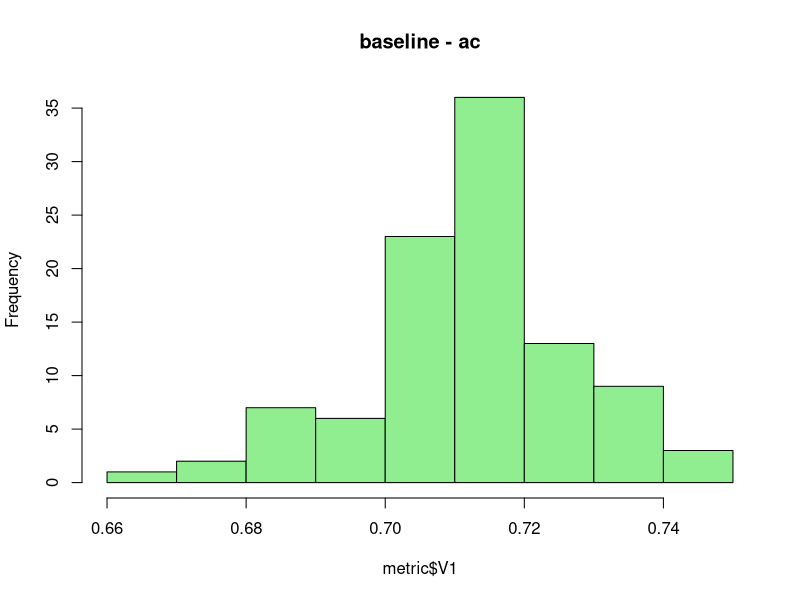
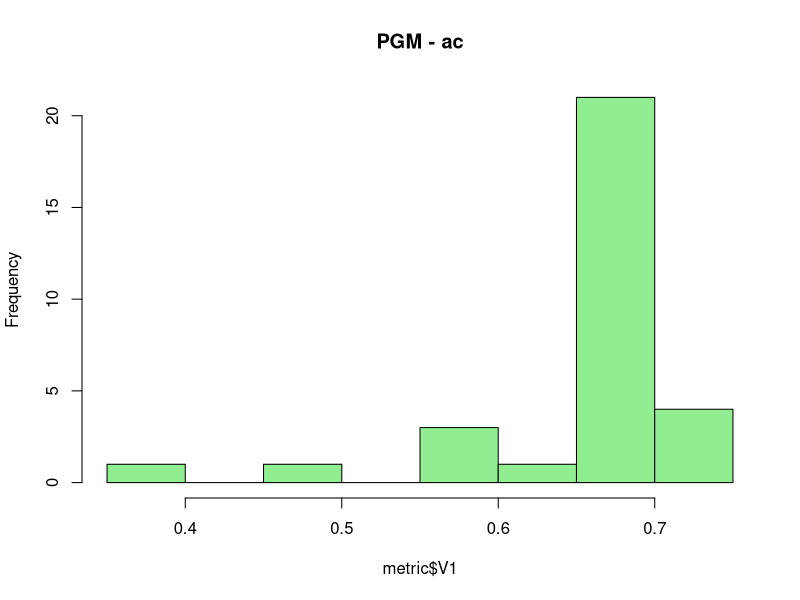
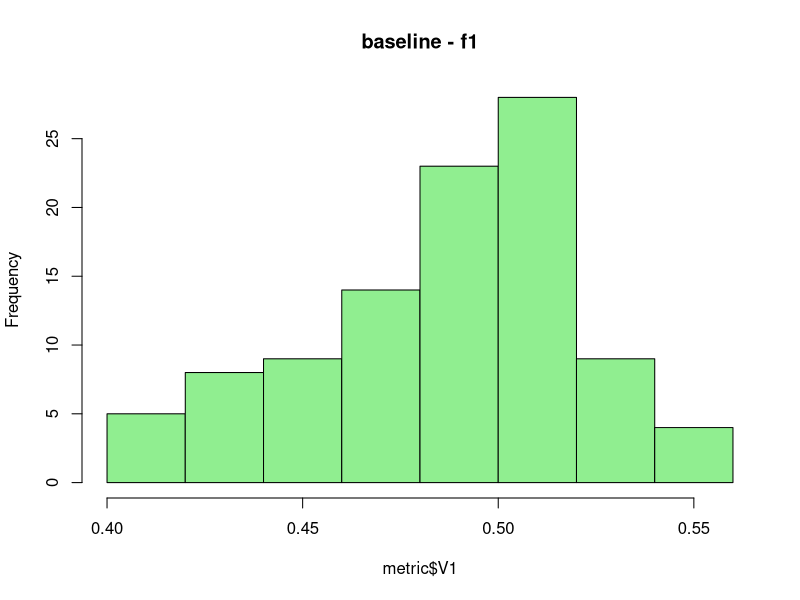
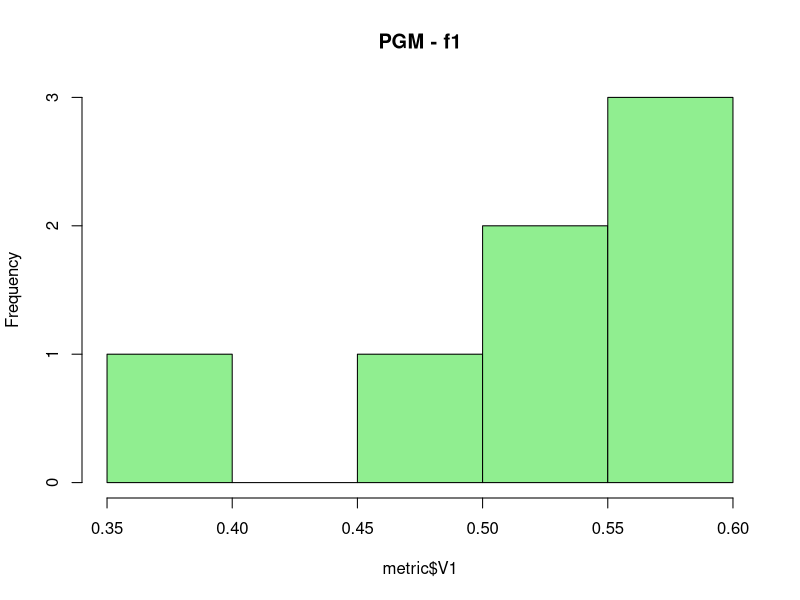
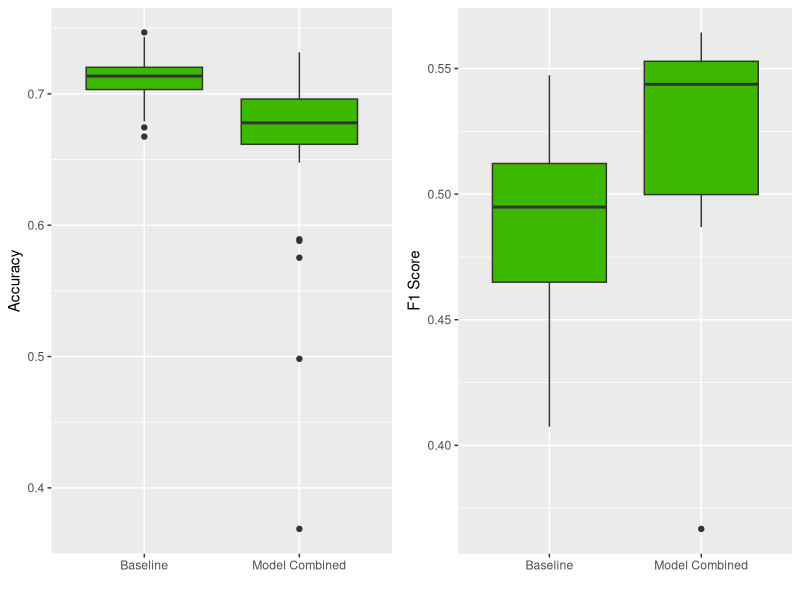

Recreate these plots in R, in order.
require(ggplot2)
require(gridExtra)

#Reading files
b_ac = read.table("baselines_acc.txt")
b_f1 = read.table("baselines_f1.txt")
p_ac = rbind(read.table("pgm_id12_acc.txt"),read.table("pgm_id12_acc_mylaptop.txt"))
p_f1 = rbind(read.table("pgm_id12_f1.txt"),read.table("pgm_id12_f1_mylaptop.txt"))


stats <- function(metric, name){
  cat('\n',name,'\n')
  metric$V1 = as.numeric(as.character(metric$V1))
  hist(metric$V1,main=name, col='lightgreen')
  metric = metric$V1[metric$V1>summary(metric$V1)[2]]
  #metric = metric$V1
  cat('\n summary: Min/1/median/mean/3/max\n',summary(metric))  
  error <- qt(0.975,df=length(metric)-1)*sd(metric)/sqrt(length(metric))
  cat('\n CI 95% - ', name, ' ',mean(metric)-error,mean(metric)+error)
}

stats(b_ac, 'baseline - ac')
stats(p_ac, 'PGM - ac')
stats(b_f1, 'baseline - f1')
stats(p_f1, 'PGM - f1')


data = data.frame(name = c(rep('Accuracy',dim(b_ac)[1]),rep('Accuracy',dim(p_ac)[1]),
                           rep('F1 Score',dim(b_f1)[1]),rep('F1 Score',dim(p_f1)[1])),
                  values = c(as.numeric(b_ac$V1),as.numeric(p_ac$V1),as.numeric(b_f1$V1),as.numeric(p_f1$V1)),
                  Model = c(rep('Baseline',dim(b_ac)[1]),rep('Model Combined',dim(p_ac)[1]),
                           rep('Baseline',dim(b_f1)[1]),rep('Model Combined',dim(p_f1)[1])))

data1 = subset(data,name=='Accuracy')
data2 = subset(data,name!='Accuracy')


g1<- ggplot(data1, aes(x=Model, y=values)) + geom_boxplot(fill='#3cb800')+ 
  xlab('')+ylab('Accuracy')
g2<- ggplot(data2, aes(x=Model, y=values)) + geom_boxplot(fill='#3cb800')+ 
  xlab('')+ylab('F1 Score')

grid.arrange(g1, g2, nrow = 1)

